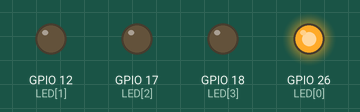
Simulated run of this program. Board: Raspberry Pi (BCM pin numbers). On the bench: output pins drawn as LEDs (lit = HIGH).

Above: at 0.2 s.
At 1.2 s:
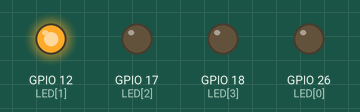
At 2.2 s:
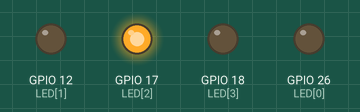
At 3.2 s:
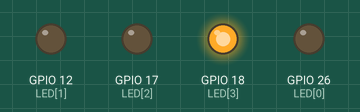
At 4.7 s:
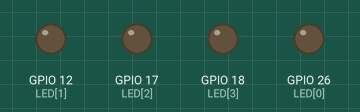
Timing chart, 0 to 5.2 s (numbered marks = the images above):
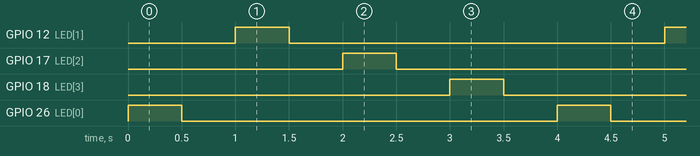

The program:

led.py
```python
#!/usr/bin/python
# -*- coding:utf-8 -*-
import RPi.GPIO as GPIO
import time

LED = [26,12,17,18]
GPIO.setmode(GPIO.BCM)
#define a easy way to set pin value
def ledWrite(pin,value):
	if value:
		GPIO.output(pin,GPIO.HIGH)
	else:
		GPIO.output(pin,GPIO.LOW)
for i in LED:
	GPIO.setup(i,GPIO.OUT)
	ledWrite(i,0)

try:
	while True:
		for i in LED:
			ledWrite(i,1)
			time.sleep(0.5)
			ledWrite(i,0)
			time.sleep(0.5)
except:
    print("except")
    GPIO.cleanup()
```

Measured:
- by itself, GPIO 12 (LED[1]), GPIO 17 (LED[2]), GPIO 18 (LED[3]), GPIO 26 (LED[0]): alternates HIGH for 0.50 s and LOW for 3.5 s
- by itself, everything shown: repeats every 4.0 s, in 8 steps
